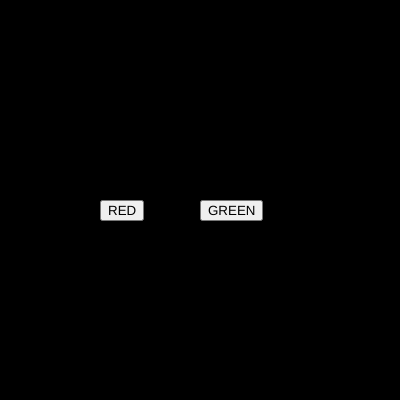
Frame 1 (no input)
Frame 60 (no input): identical to frame 1, image omitted
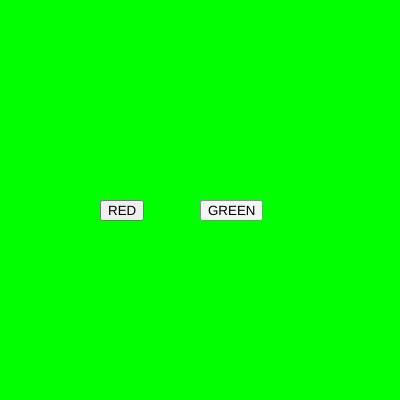
Frame 120 (the mouse pressed at the canvas centre since frame 60)

The p5.js sketch that drew these frames (run headless with seeded random() and noise() and a simulated clock; from frame 60 on, the mouse is pressed at the canvas centre):

// p5.js sketch
// ── sketch.js
var btn_red;
var btn_green;

var r = 0;
var g = 0;
var b = 0;

function setup() {
  createCanvas(400, 400);  
  btn_red = createButton("RED");
  btn_red.position(100,200);
  btn_red.mousePressed(red_bg);
  btn_green=createButton("GREEN")
  btn_green.position(200,200);
  btn_green.mousePressed(green_bg);
}

function draw() {
  background(r,g,b);

}

function red_bg()
{
  r = 255;
  g = 0;
  b = 0;
}

function green_bg()
{
  r = 0;
  g = 255;
  b = 0;
}
